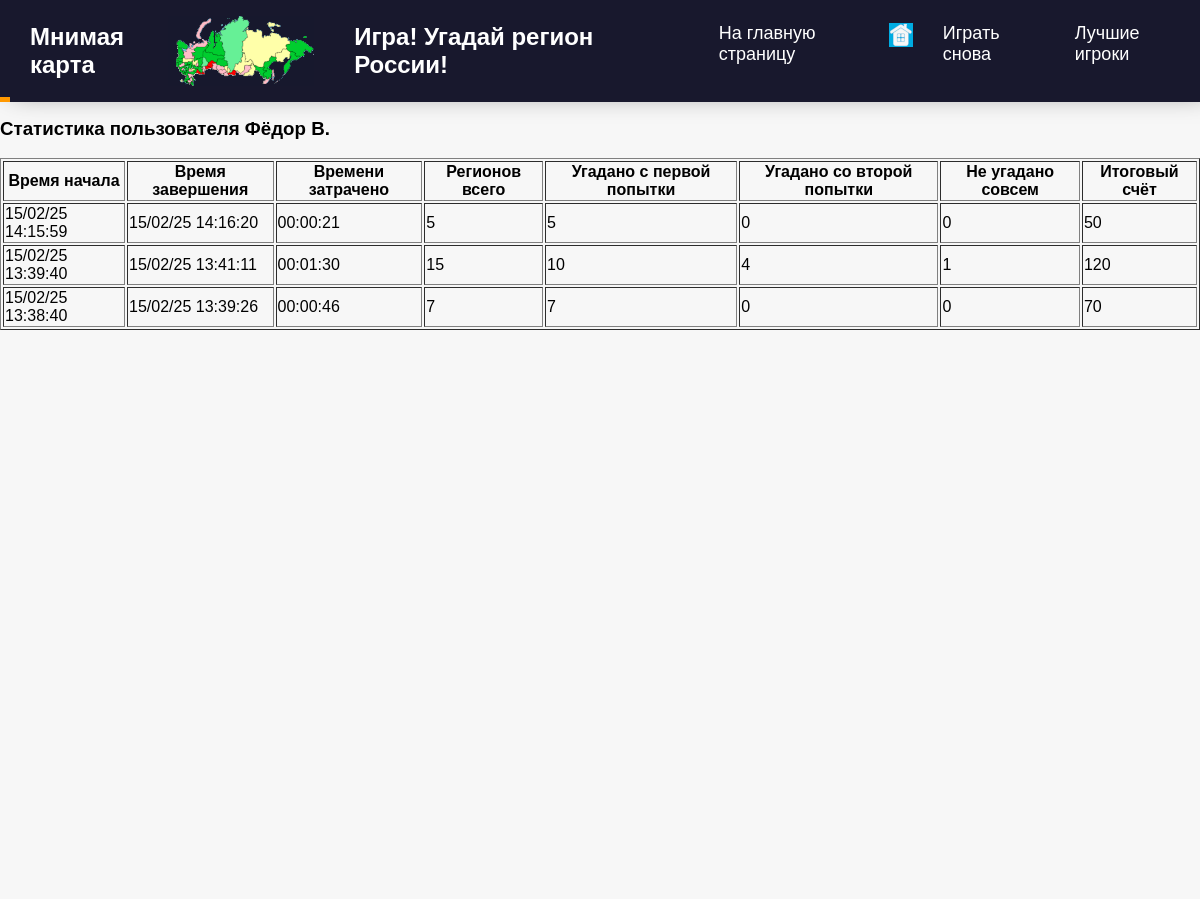
Screenshot of /statistics (signed in) with the database file from the repository.
### models.py (models this page shows)
class User(db.Model, UserMixin):
    id = db.Column(db.Integer, primary_key=True)
    username = db.Column(db.String(100), nullable=False)
    login = db.Column(db.String(25), unique=True, nullable=False)
    password = db.Column(db.String(25), nullable=False)

class StatsTable(db.Model):
    id = db.Column(db.Integer, primary_key=True)
    user_login = db.Column(db.String(100), nullable=False)
    user_name = db.Column(db.String(100), nullable=False)
    total_regions = db.Column(db.Integer, nullable=False)
    score = db.Column(db.Integer, nullable=False)
    start_time = db.Column(db.DateTime, nullable=False)
    end_time = db.Column(db.DateTime, nullable=True)
    start_time_ftd = db.Column(db.String(20), nullable=False)
    end_time_ftd = db.Column(db.String(20), nullable=False)
    delta_time_ftd = db.Column(db.String(10), nullable=False)
    first_try_regions = db.Column(db.Integer, default=0)
    second_try_regions = db.Column(db.Integer, default=0)
    failed_regions = db.Column(db.Integer, default=0)

### app.py (the view)
@application.route('/statistics', methods=['GET'])
@login_required
def statistics_page():
    if current_user.login == "admin":
        all_stats = {}
        users = User.query.all()
        for user in users:
            sessions = StatsTable.query.filter_by(user_login=user.login).order_by(StatsTable.start_time.desc()).all()
            all_stats[user.login] = sessions
        return render_template('admin_statistics.html', stats=all_stats, GetUserNameByLogin=GetUserNameByLogin)
    else:
        user_stats = {};
        user_stats = StatsTable.query.filter_by(user_login=current_user.login).order_by(StatsTable.start_time.desc()).all()
        return render_template('user_statistics.html', stats=user_stats)

### app.py (called while the page is built)
@login_manager.user_loader
def load_user(user_id):
    return User.query.get(int(user_id))

@application.before_request  # если файла с базой данных в папке instance нет, то он в первый раз содаётся заново! В след раз не создавать!
def initialize_once():
    global initialized
    if not initialized:
        initialized = True
        db.create_all()

@application.context_processor
def inject_user_status():
    return {"Текущий пользователь": current_user}

### templates/user_statistics.html (shortened to what this page needs)
<!DOCTYPE html>
<html lang="ru">
<html>
<head>
<link rel="stylesheet" href="/static/proekt.css" rel="stylesheet" type="text/css" />
</head>
<body>
<header class="header" id="header">
        <h1 class="logo">Мнимая карта</h1>
        <img src="/static/images/map_h.png" class="img1">
        <div class="header_container">
		<h1 class="logo">Игра! Угадай регион России!</h1>
		<a href="/">На главную страницу</a>	<img src="/static/images/home-24.png" class="img2">
		<a href="/game">Играть снова</a>
	    <a href="javascript:void(0)" onclick="showHallOfFame()">Лучшие игроки</a>
	   </div>
	   <span></span>
</header>
<section class="mapsect">
    <h3>Статистика пользователя {{ current_user.username }}</h3>
    <table border="1">
        <tr>
            <th>Время начала</th>
            <th>Время завершения</th>
			<th>Времени затрачено</th>
			<th>Регионов всего</th>
			<th>Угадано с первой попытки</th>
			<th>Угадано со второй попытки</th>
			<th>Не угадано совсем</th>
			<th>Итоговый счёт</th>
        </tr>
        {% for session in stats %}
        <tr>
            <td>{{ session.start_time_ftd }}</td>
            <td>{{ session.end_time_ftd }}</td>
			<td>{{ session.delta_time_ftd }}</td>
			<td>{{ session.total_regions }}</td>
			<td>{{ session.first_try_regions }}</td>
			<td>{{ session.second_try_regions }}</td>
			<td>{{ session.failed_regions }}</td>
			<td>{{ session.score }}</td>
        </tr>
        {% endfor %}
    </table>
	</section>
</body>
</html>

### static/proekt.css (style rules this page uses)
body, html { margin: 0; padding: 0; font-family: Arial, sans-serif; height: 100%; padding-top: 100.16; }
.header { top:0; left:0; z-index:9999; padding: 15px 10px; position: fixed; width: 100%; display: flex; background-color: #18182d; transition:box-shadow.3s; backdrop-filter: blur(7px); transition:padding.3s; justify-content: space-between; box-shadow: 0px 0px 29px -12px rgba(0,0,0,0.6); height:72px; align-items:center; }
.img1 { margin-right: 20px; height:70px; }
.img2 { height:24px; width:24px; margin-top: 20px; margin-left:5px; }
header p,a { border: none; outline: none; background-color:rgba(255, 255, 255, 0); color:white; font-size: 20px; margin-left:30px; text-decoration: none; display: inline-block; margin-top: 20px; }
.header_container { width:100%; display:flex; flex-direction:row; margin-right:20px; }
.header_container a { color: #fff; text-decoration: none; font-size: 18px; transition: color 0.3s ease; }
span { position: absolute; width: 10px; height: 5px; background-color: #ff9800; bottom: 0; left: 0; transition: all 0.3s ease; }
.logo { color: #ffffff; font-size: 24px; margin: 20px; }
.mapsect { background-color: #dddddd3b; position: absolute; top: 99px; left: 0; width: 100%; height: 100vh; }

### rows the page displays
User: username "Фёдор В."
StatsTable: start_time_ftd "15/02/25 14:15:59", end_time_ftd "15/02/25 14:16:20", delta_time_ftd "00:00:21", total_regions "5", first_try_regions "5", second_try_regions "0", failed_regions "0", score "50"
StatsTable: start_time_ftd "15/02/25 13:39:40", end_time_ftd "15/02/25 13:41:11", delta_time_ftd "00:01:30", total_regions "15", first_try_regions "10", second_try_regions "4", failed_regions "1", score "120"
StatsTable: start_time_ftd "15/02/25 13:38:40", end_time_ftd "15/02/25 13:39:26", delta_time_ftd "00:00:46", total_regions "7", first_try_regions "7", second_try_regions "0", failed_regions "0", score "70"
